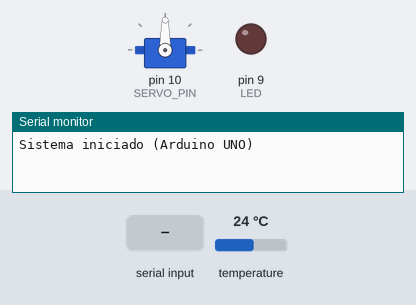
Simulated run of this sketch. Board: Arduino Uno, built with avr-gcc and run on an emulated ATmega328P. Shown: servo, output pins drawn as LEDs (lit = HIGH), the last lines printed to the serial monitor. The inputs (shaded band) are chosen by the test bench; at power-on: temperature 24 °C.

Above: at 1.2 s.
1.3 s: "LED_ON\n" received over Serial
At 1.8 s:
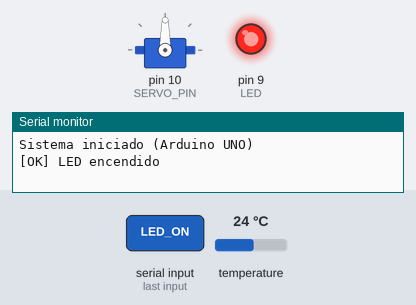
3.5 s: temperature set to 24.6 °C
5.2 s: temperature set to 25.4 °C
At 7.2 s:
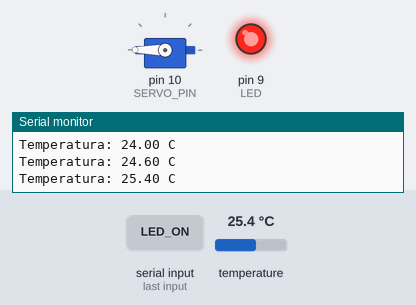
7.5 s: "LED_OFF\n" received over Serial
At 7.75 s:
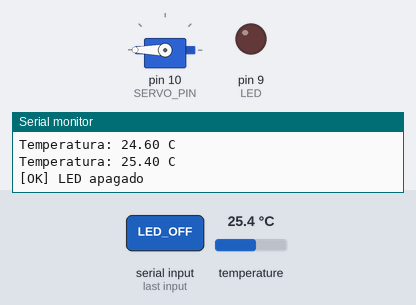
9.5 s: "SERVO:\n" received over Serial
At 9.75 s:
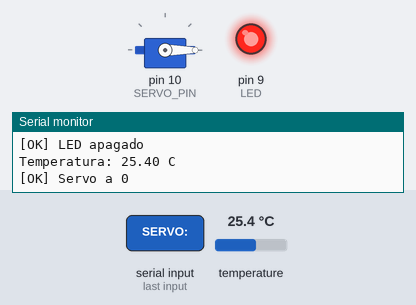
11.5 s: temperature set to 12 °C
At 13.2 s:
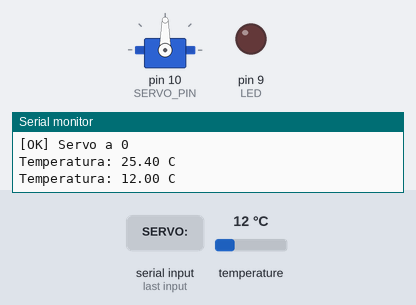
Timing chart, 0 to 14.5 s (numbered marks = the images above; inputs shaded):
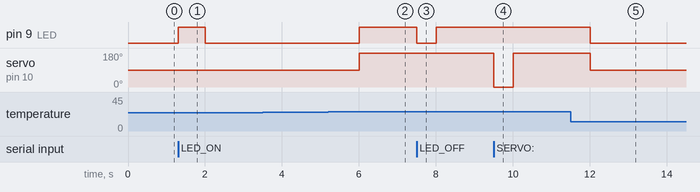

Measured:
- the behaviour switches between 25 and 25.1 °C on temperature (found by bisection; images 1 and 2)
- after the input at 1.3 s, pin 9 (LED): LOW → HIGH at once, → LOW 0.70 s later
- after the input at 5.2 s, pin 9 (LED): LOW → HIGH after 0.81 s; servo on pin 10 (SERVO_PIN): 90° → 180° after 0.81 s
- after the input at 7.5 s, pin 9 (LED): HIGH → LOW at once, → HIGH 0.50 s later
- after the input at 9.5 s, servo on pin 10 (SERVO_PIN): 180° → 0° at once, → 180° 0.50 s later
- after the input at 11.5 s, pin 9 (LED): HIGH → LOW after 0.51 s; servo on pin 10 (SERVO_PIN): 180° → 90° after 0.51 s

The sketch:

sketch.ino
```cpp
#include <Wire.h>
#include <Adafruit_BMP280.h>
#include <Servo.h>

Adafruit_BMP280 bmp;

// Pines
const int LED = 9;
const int SERVO_PIN = 10;

Servo servo;

// Variables
String cmd = "";
float temperatura = 0;
bool ledEstado = false;
int servoPos = 90;

unsigned long tiempo = 0;

void setup() {
  Serial.begin(9600);

  pinMode(LED, OUTPUT);
  servo.attach(SERVO_PIN);

  // Inicializar BMP280
  if (!bmp.begin(0x76)) {
    Serial.println("Error BMP280");
    while (1);
  }

  Serial.println("Sistema iniciado (Arduino UNO)");
}

void loop() {

  // Leer temperatura cada 2 segundos
  if (millis() - tiempo > 2000) {
    tiempo = millis();

    temperatura = bmp.readTemperature();

    Serial.print("Temperatura: ");
    Serial.print(temperatura);
    Serial.println(" C");

    controlAutomatico();
  }

  // Leer comandos UART
  while (Serial.available()) {
    char c = Serial.read();

    if (c == '\n') {
      procesar(cmd);
      cmd = "";
    } else if (c != '\r') {
      cmd += c;
    }
  }
}

// ---------------- FUNCIONES ----------------

void controlAutomatico() {
  if (temperatura > 25) {
    ledEstado = true;
    servoPos = 180;
  } else {
    ledEstado = false;
    servoPos = 90;
  }

  digitalWrite(LED, ledEstado);
  servo.write(servoPos);
}

void procesar(String c) {
  c.trim();

  if (c == "LED_ON") {
    ledEstado = true;
    Serial.println("[OK] LED encendido");
  }
  else if (c == "LED_OFF") {
    ledEstado = false;
    Serial.println("[OK] LED apagado");
  }
  else if (c == "STATUS") {
    Serial.println("--- STATUS ---");
    Serial.print("Temp: "); Serial.println(temperatura);
    Serial.print("LED: "); Serial.println(ledEstado ? "ON" : "OFF");
    Serial.print("Servo: "); Serial.println(servoPos);
  }
  else if (c.startsWith("SERVO:")) {
    servoPos = c.substring(6).toInt();
    servoPos = constrain(servoPos, 0, 180);
    Serial.print("[OK] Servo a ");
    Serial.println(servoPos);
  }
  else {
    Serial.println("[ERROR] Comando no reconocido");
  }

  digitalWrite(LED, ledEstado);
  servo.write(servoPos);
}
```
